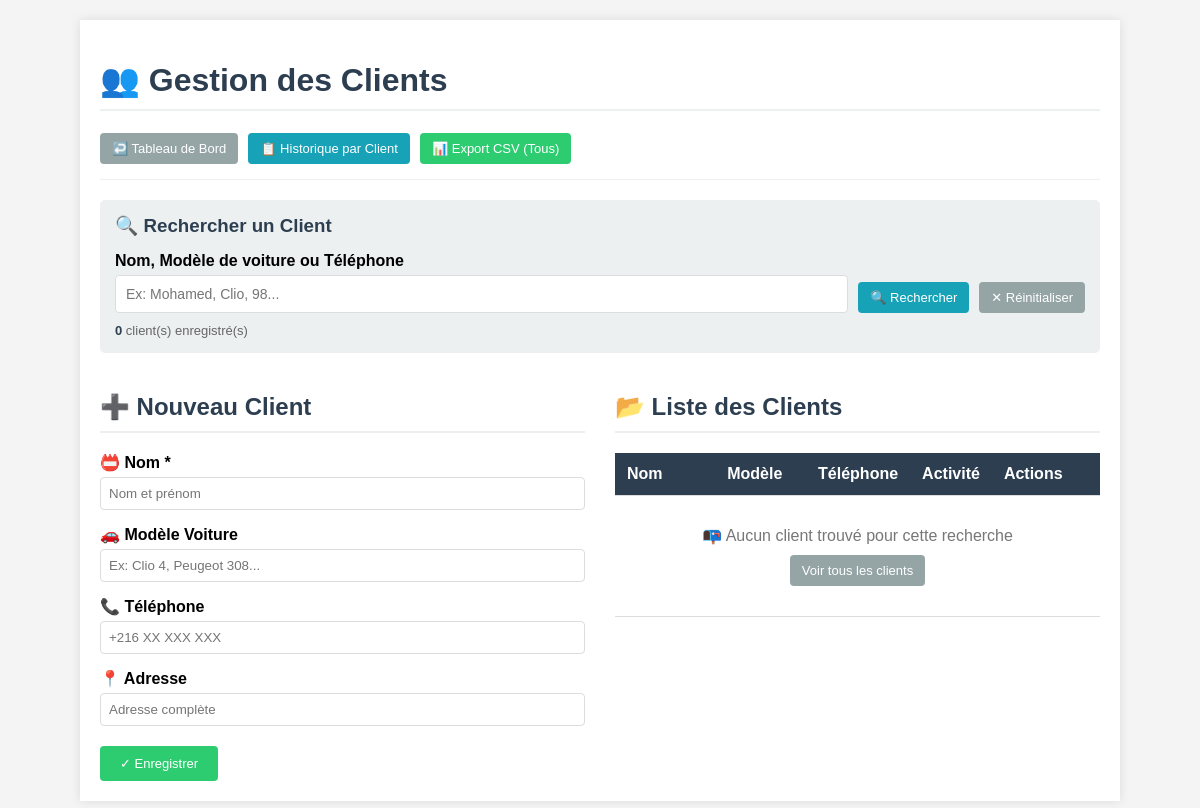
Before: /index.php?route=clients_create with the older database file.
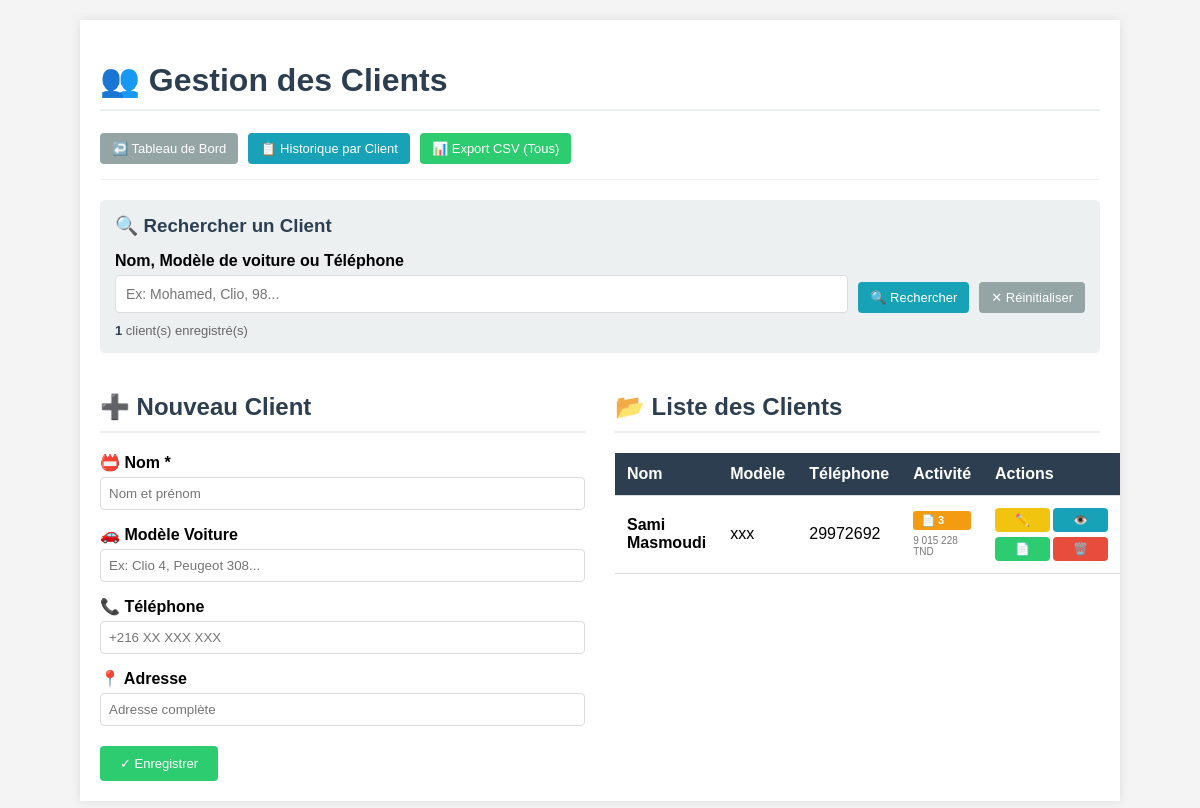
After: the same page with the newer database file.
### tables this page shows
CREATE TABLE IF NOT EXISTS `clients` (
  `id` int NOT NULL AUTO_INCREMENT,
  `name` varchar(100) NOT NULL,
  `car_model` varchar(100) DEFAULT NULL,
  `phone` varchar(20) DEFAULT NULL,
  `address` varchar(255) DEFAULT NULL,
  `created_at` timestamp NOT NULL DEFAULT CURRENT_TIMESTAMP,
  PRIMARY KEY (`id`)
);

### src/controllers/ClientController.php (called while the page is built, shortened)
<?php
class ClientController {
    private $model;
    public function __construct() {
        $this->model = new Client();
    }
    public function create() {
        $search = $_GET['search'] ?? '';
        if (!empty($search)) {
            $clients = $this->model->searchByModel($search);
        } else {
            $clients = $this->model->getAll();
        }
        $client = null;
        include 'views/client_form.php';
    }
}

### src/models/Database.php (called while the page is built)
<?php
class Database {
    private static $instance = null;
    private $pdo;
    private function __construct() {
        try {
            $dsn = "mysql:host=" . DB_HOST . ";dbname=" . DB_NAME . ";charset=utf8mb4";
            $this->pdo = new PDO($dsn, DB_USER, DB_PASS);
            $this->pdo->setAttribute(PDO::ATTR_ERRMODE, PDO::ERRMODE_EXCEPTION);
            $this->pdo->setAttribute(PDO::ATTR_DEFAULT_FETCH_MODE, PDO::FETCH_ASSOC);
        } catch (PDOException $e) {
            die("Erreur de connexion : " . $e->getMessage());
        }
    }
    public static function getInstance() {
        if (self::$instance === null) {
            self::$instance = new self();
        }
        return self::$instance;
    }
    public function getConnection() {
        return $this->pdo;
    }
}

### src/models/Client.php (called while the page is built, shortened)
<?php
class Client {
    private $db;
    public function __construct() {
        $this->db = Database::getInstance()->getConnection();
    }
    public function getAll() {
        $stmt = $this->db->query("SELECT * FROM clients ORDER BY name ASC");
        return $stmt->fetchAll();
    }
    public function getInvoiceCount($id) {
        $stmt = $this->db->prepare("SELECT COUNT(*) as count FROM invoices WHERE client_id = ?");
        $stmt->execute([$id]);
        $result = $stmt->fetch();
        return $result['count'];
    }
    public function getTotalSpent($id) {
        $stmt = $this->db->prepare("SELECT SUM(total_ttc) as total FROM invoices WHERE client_id = ?");
        $stmt->execute([$id]);
        $result = $stmt->fetch();
        return $result['total'] ?? 0;
    }
}

### src/views/client_form.php (the view, shortened to what the changed rows need)
<!DOCTYPE html>
<html lang="fr">
<head>
</head>
<body>
    <div class="container">
        <h1>👥 Gestion des Clients</h1>
        <div class="search-section">
            <div class="search-info">
                <?php if(!empty($search)): ?>
                    <strong><?php echo count($clients); ?></strong> client(s) trouvé(s) pour "<strong><?php echo htmlspecialchars($search); ?></strong>"
                    <span style="float: right;">
                        <a href="index.php?route=clients_create" style="color: #e74c3c; text-decoration: underline;">Voir tous les clients</a>
                    </span>
                <?php else: ?>
                    <strong><?php echo count($clients); ?></strong> client(s) enregistré(s)
                <?php endif; ?>
            </div>
        </div>
        <div class="form-section">
            <div class="form-panel">
                <h2><?php echo $client ? '✏️ Modifier' : '➕ Nouveau Client'; ?></h2>
            </div>
            <div class="list-panel">
                <h2>📂 Liste des Clients <?php if(!empty($search)): ?> <span style="font-size: 14px; color: #666;">(Filtrée)</span><?php endif; ?></h2>
                <table>
                    <thead>
                        <tr>
                            <th style="width: 25%;">Nom</th>
                            <th style="width: 20%;">Modèle</th>
                            <th style="width: 15%;">Téléphone</th>
                            <th style="width: 15%;">Activité</th>
                            <th style="width: 25%;">Actions</th>
                        </tr>
                    </thead>
                    <tbody>
                        <?php if(empty($clients)): ?>
                        <tr>
                            <td colspan="5" style="text-align:center; padding: 30px; color: #777;">
                                📭 Aucun client trouvé pour cette recherche
                                <br>
                                <a href="index.php?route=clients_create" class="btn btn-secondary" style="margin-top: 10px;">Voir tous les clients</a>
                            </td>
                        </tr>
                        <?php else: ?>
                            <?php foreach ($clients as $c):
                                $invoiceCount = $this->model->getInvoiceCount($c['id']);
                                $totalSpent = $this->model->getTotalSpent($c['id']);
                                $highlight = (!empty($search) && (stripos($c['name'], $search) !== false || stripos($c['car_model'] ?? '', $search) !== false || stripos($c['phone'] ?? '', $search) !== false)) ? ' class="highlight"' : '';
                            ?>
                            <tr<?php echo $highlight; ?>>
                                <td><strong><?php echo htmlspecialchars($c['name']); ?></strong></td>
                                <td><?php echo htmlspecialchars($c['car_model'] ?? '—'); ?></td>
                                <td><?php echo htmlspecialchars($c['phone'] ?? '—'); ?></td>
                                <td>
                                    <div class="stats-mini">
                                        <?php if($invoiceCount > 0): ?>
                                            <span class="stat-badge warning">📄 <?php echo $invoiceCount; ?></span>
                                            <span class="stat-total"><?php echo number_format($totalSpent, 0, ',', ' '); ?> TND</span>
                                        <?php else: ?>
                                            <span class="stat-badge success">✓ Nouveau</span>
                                        <?php endif; ?>
                                    </div>
                                </td>
                                <td>
                                    <div class="table-actions">
                                        <div class="action-group">
                                            <a href="index.php?route=clients_edit&id=<?php echo $c['id']; ?>"
                                               class="btn btn-warning"
                                               title="Modifier">✏️</a>
                                            <a href="index.php?route=client_history&client_id=<?php echo $c['id']; ?>"
                                               class="btn btn-info"
                                               title="Voir Historique">👁️</a>
                                        </div>
                                        <div class="action-group">
                                            <a href="index.php?route=invoices_create&client_id=<?php echo $c['id']; ?>"
                                               class="btn btn-success"
                                               title="Nouvelle Facture">📄</a>
                                            <a href="index.php?route=clients_delete&id=<?php echo $c['id']; ?>"
                                               class="btn btn-danger"
                                               title="Supprimer"
                                               <?php if($invoiceCount > 0): ?>
                                                   onclick="return confirm('⚠️ Ce client a <?php echo $invoiceCount; ?> facture(s).\n\nÊtes-vous sûr de vouloir le supprimer ?')"
                                               <?php else: ?>
                                                   onclick="return confirm('Supprimer ce client ?')"
                                               <?php endif; ?>
                                            >🗑️</a>
                                        </div>
                                    </div>
                                </td>
                            </tr>
                            <?php endforeach; ?>
                        <?php endif; ?>
                    </tbody>
                </table>
            </div>
        </div>
    </div>
</body>
</html>

Changed rows visible on the page:
added clients: name "Sami Masmoudi", car_model "xxx", phone "29972692", invoiceCount "3", totalSpent "9 015 228"
Other visible differences:
count($clients): "0" → "1"
text no longer shown: "📭 Aucun client trouvé pour cette recherche Voir tous les clients"
